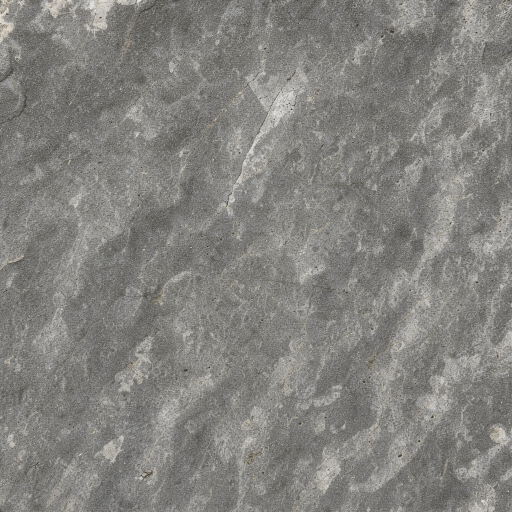
#> input picture 7c1a96f1_000.png, 1024 x 1024 px (shown at 1/2 size)
$ python -i texture_qa.py   (imports and definitions only)
#> lines starting #> are read from the running program, lines starting #| are printed output that depends on the picture
#> further down, picture is the input picture: PIL image 1024x1024 RGB; mean R, G, B 131.4, 130.2, 126.7
"""Milestone B2 offline texture evidence. No registry mutations or approvals."""

import hashlib
import json
from pathlib import Path
import re

import numpy as np
from PIL import Image, ImageFilter, UnidentifiedImageError

from asset_registry import Registry, RegistryError


VERSION = "B2-1.2"
FORMATS = {"PNG": "png", "JPEG": "jpg", "WEBP": "webp"}
# Screening heuristics, not per-game Art Bible acceptance criteria.
RULES = {
    "playful-cartoon": (12.0, 6.0, "broad fields and sparse marks; inspect photo-like grain"),
    "adventure-fantasy": (24.0, 12.0, "stylized detail and legible material features"),
    "atmospheric-survival": (20.0, 10.0, "controlled noise and navigable dark values"),
    "competitive-clean": (9.0, 5.0, "restrained surface detail and clear geometry"),
    "cozy-social": (11.0, 5.0, "soft, clean and consistent material fields"),
}
MAX_PIXELS = 4096 * 4096  # Bound decoded arrays and maliciously large headers.


class QAError(ValueError):
    pass


# [23 lines left out: functions safe_path, sha256, not called in this run]


def check(result, name, status, detail):
    result["checks"][name] = {"result": status, "detail": detail}


# [11 lines left out: function edge_stats, not called in this run]


def proxies(rgb):
    gray = np.asarray(rgb.convert("L"), dtype=np.float32)
    fine = np.asarray(rgb.convert("L").filter(ImageFilter.GaussianBlur(2)), dtype=np.float32)
    broad = np.asarray(rgb.convert("L").filter(ImageFilter.GaussianBlur(32)), dtype=np.float32)
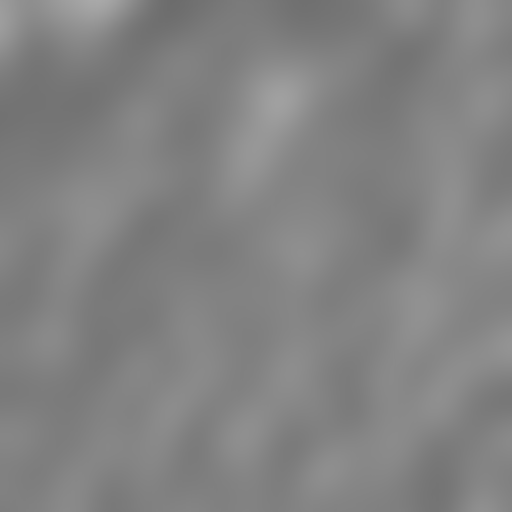
#> broad: shape (1024, 1024) float32 (shown at 1/2 size); min 108, max 169, mean 130.2
    return {"high_frequency_residual_std": round(float((gray - fine).std()), 3),
            "broad_tone_std": round(float(broad.std()), 3),
            "broad_tone_p99_deviation": round(float(np.percentile(np.abs(broad - broad.mean()), 99)), 3)}


# [209 lines left out: functions previews, evaluate, finish, assessment, write_evidence, not called in this run]

>>> from PIL import Image
>>> picture = Image.open('../7c1a96f1_000.png')
>>> result = proxies(picture)
#> result = {'high_frequency_residual_std': 14.72, 'broad_tone_std': 7.42, 'broad_tone_p99_deviation': 21.8}

$ run again, on stone-texture-seam-detail.png
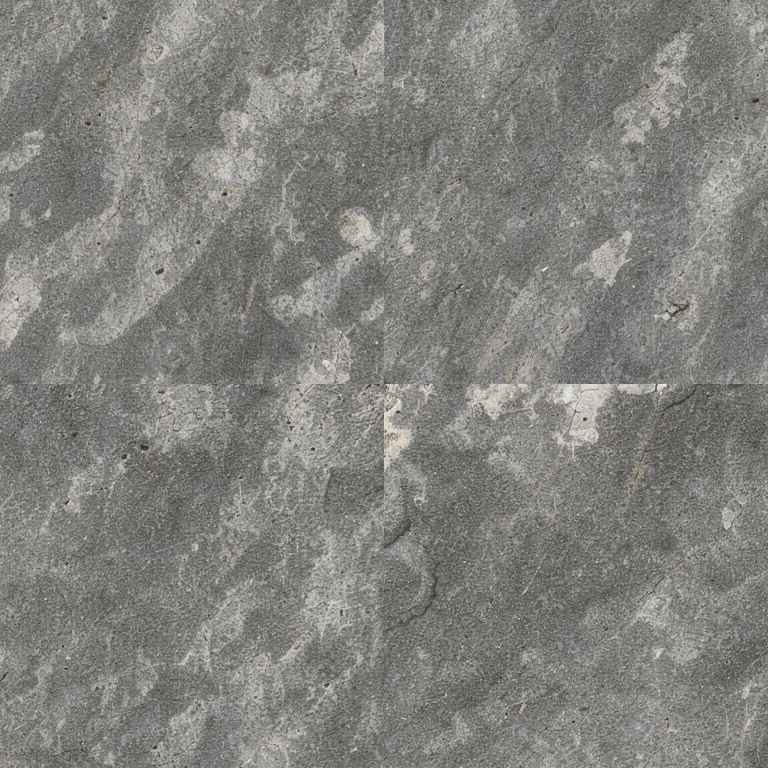
#> input picture stone-texture-seam-detail.png, 768 x 768 px
#> picture is the input picture: PIL image 768x768 RGB; mean R, G, B 130.4, 129.1, 125.6
#> in proxies, `broad = np.asarray(rgb.convert("L").filter(ImageFilter.GaussianBlur(32..`:
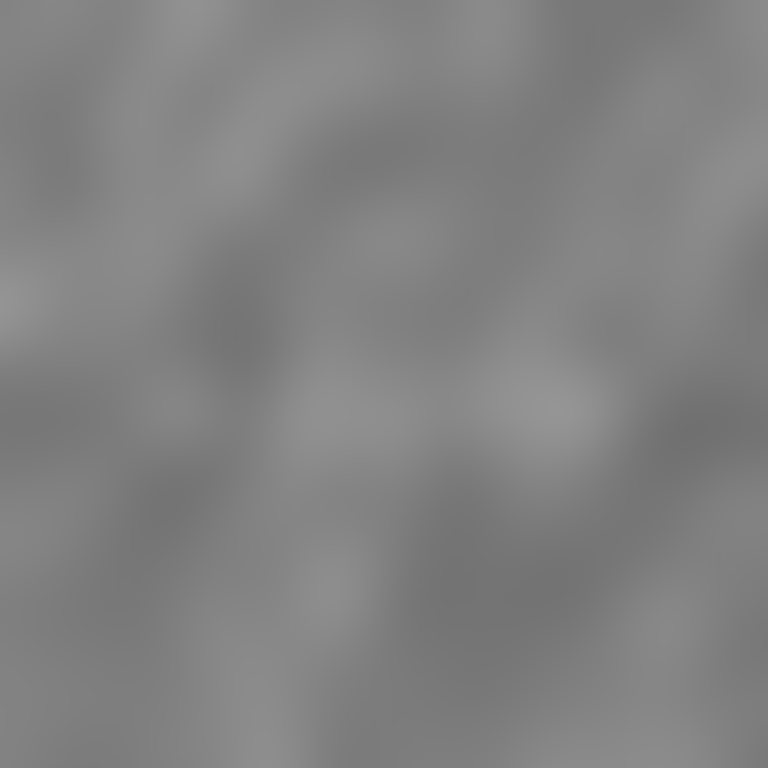
#> broad: shape (768, 768) float32; min 112, max 149, mean 129.1
#> result = {'high_frequency_residual_std': 14.8, 'broad_tone_std': 6.8, 'broad_tone_p99_deviation': 15.87}
